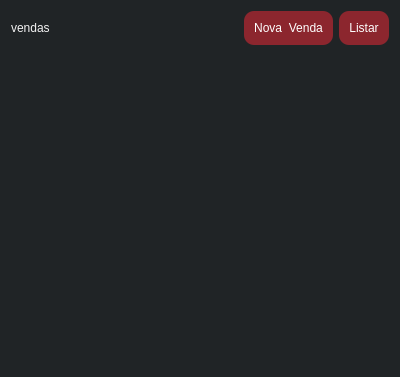
<?xml version="1.0" encoding="UTF-8"?>
<ui version="4.0">
 <class>Form</class>
 <widget class="QWidget" name="Form">
  <property name="geometry">
   <rect>
    <x>0</x>
    <y>0</y>
    <width>400</width>
    <height>377</height>
   </rect>
  </property>
  <property name="windowTitle">
   <string>Form</string>
  </property>
  <property name="styleSheet">
   <string notr="true">background-color: #202426;</string>
  </property>
  <layout class="QHBoxLayout" name="horizontalLayout_2">
   <item>
    <layout class="QVBoxLayout" name="verticalLayout">
     <item>
      <layout class="QHBoxLayout" name="horizontalLayout">
       <item>
        <widget class="QLabel" name="label">
         <property name="sizePolicy">
          <sizepolicy hsizetype="Expanding" vsizetype="Fixed">
           <horstretch>0</horstretch>
           <verstretch>0</verstretch>
          </sizepolicy>
         </property>
         <property name="styleSheet">
          <string notr="true">background-color:qlineargradient(spread:pad,  rgba(0, 0, 0, 255), rgba(255, 255, 255, 255));
font: 20pt &quot;Impact&quot;;
color: #F2F2F2;
</string>
         </property>
         <property name="text">
          <string>vendas</string>
         </property>
        </widget>
       </item>
       <item>
        <spacer name="horizontalSpacer">
         <property name="orientation">
          <enum>Qt::Horizontal</enum>
         </property>
         <property name="sizeHint" stdset="0">
          <size>
           <width>40</width>
           <height>20</height>
          </size>
         </property>
        </spacer>
       </item>
       <item>
        <widget class="QPushButton" name="novaVenda_btn">
         <property name="sizePolicy">
          <sizepolicy hsizetype="Preferred" vsizetype="Preferred">
           <horstretch>0</horstretch>
           <verstretch>0</verstretch>
          </sizepolicy>
         </property>
         <property name="styleSheet">
          <string notr="true">border-radius: 10px;
background-color: #8C262E;
gridline-color: rgb(85, 255, 127);
font: 8pt &quot;Impact&quot;;
color: rgb(255, 255, 255);
padding:10px;

</string>
         </property>
         <property name="text">
          <string>Nova  Venda</string>
         </property>
         <property name="icon">
          <iconset>
           <normaloff>../image/icons8-adicionar-96.png</normaloff>../image/icons8-adicionar-96.png</iconset>
         </property>
         <property name="iconSize">
          <size>
           <width>35</width>
           <height>35</height>
          </size>
         </property>
        </widget>
       </item>
       <item>
        <widget class="QPushButton" name="listar_btn">
         <property name="sizePolicy">
          <sizepolicy hsizetype="Preferred" vsizetype="Preferred">
           <horstretch>0</horstretch>
           <verstretch>0</verstretch>
          </sizepolicy>
         </property>
         <property name="styleSheet">
          <string notr="true">border-radius: 10px;
color: rgb(255, 255, 255);
background-color: #8C262E;
gridline-color: rgb(85, 255, 127);
font: 8pt &quot;Impact&quot;;
padding:10px;

</string>
         </property>
         <property name="text">
          <string>Listar</string>
         </property>
         <property name="icon">
          <iconset>
           <normaloff>../image/icons8-lista-96.png</normaloff>../image/icons8-lista-96.png</iconset>
         </property>
         <property name="iconSize">
          <size>
           <width>35</width>
           <height>35</height>
          </size>
         </property>
        </widget>
       </item>
      </layout>
     </item>
     <item>
      <widget class="QStackedWidget" name="painel_vendas">
       <property name="styleSheet">
        <string notr="true"/>
       </property>
      </widget>
     </item>
    </layout>
   </item>
  </layout>
 </widget>
 <resources/>
 <connections/>
</ui>
